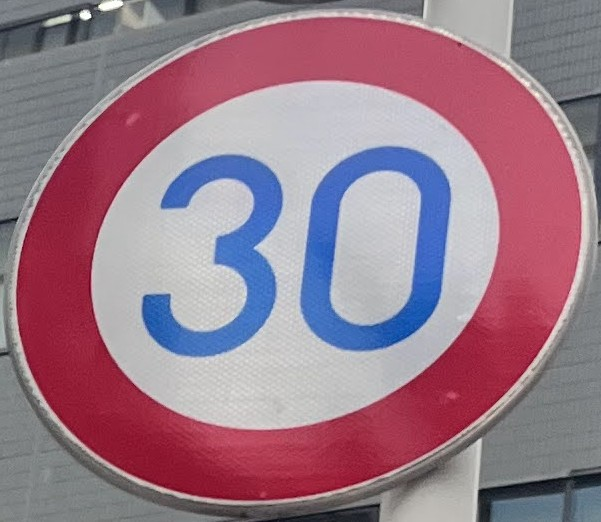
#> input picture sign_num_check/pattern_matching/speed_30-1.jpg, 601 x 522 px; its folder holds only this picture in this run
$ python check_templatedata.py
#> lines starting #> are read from the running program, lines starting #| are printed output that depends on the picture
import cv2
import numpy as np
import os
import glob
from PIL import Image, ImageOps

# ==== 設定 ====
INPUT_DIR = "python-leaning\sign_num_check\pattern_matching"        # 入力画像フォルダ
TEMPLATE_DIR = "python-leaning\sign_num_check\pattern_matching_number_temprate" # テンプレート画像フォルダ


# ==== 画像読み込み関数 ====
def load_image_exif_corrected(path, gray=False):
    """Exifを補正して画像を読み込む"""
#> called with gray = True
    img = Image.open(path)
#> img is the input picture: PIL image 601x522 RGB; mean R, G, B 153.3, 121.9, 137.4
    img = ImageOps.exif_transpose(img)
    img_np = np.array(img)

    if gray:
        if img_np.ndim == 2:
            return img_np
        return cv2.cvtColor(img_np, cv2.COLOR_RGB2GRAY)
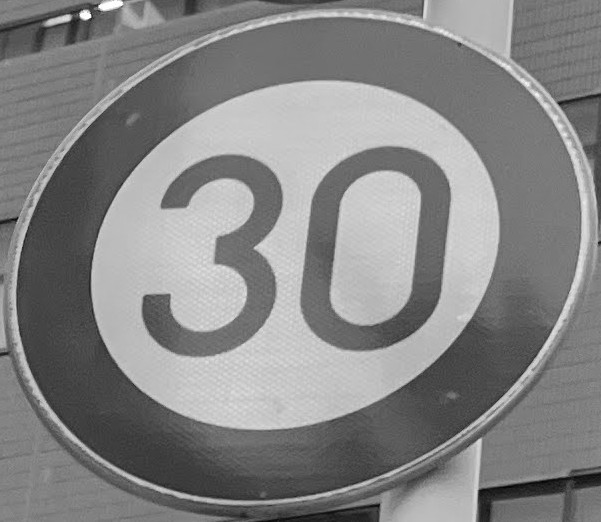
#> returned value: shape (522, 601); min 3, max 255, mean 133
    else:
        return cv2.cvtColor(img_np, cv2.COLOR_RGB2BGR)


# ==== テンプレート読み込み ====
def load_templates(template_dir):
    templates = {}
    exts = ("*.png", "*.PNG", "*.jpg", "*.JPG", "*.jpeg", "*.JPEG")
    for ext in exts:
        for path in glob.glob(os.path.join(template_dir, ext)):
            img = load_image_exif_corrected(path, gray=True)
            if img is not None:
                templates[os.path.basename(path)] = img
    print(f"Loaded {len(templates)} templates")
    return templates


# ==== マッチング処理 ====
def match_digit(part, templates, side="left"):
    best_score = -1
    best_name = None

    for name, tmpl in templates.items():
        # part と tmpl を同じ大きさにリサイズ
        tmpl_resized = cv2.resize(tmpl, (part.shape[1], part.shape[0]))

        res = cv2.matchTemplate(part, tmpl_resized, cv2.TM_CCOEFF_NORMED)
        _, max_val, _, _ = cv2.minMaxLoc(res)

        if max_val > best_score:
            best_score = max_val
            best_name = name

    print(f"{side} -> {best_name}, score={best_score:.3f}")
    return best_name, best_score


def match_templates_in_region(img_gray, region, templates):
    x, y, w, h = region
    roi = img_gray[y:y+h, x:x+w]

    mid = w // 2
    left = roi[:, :mid]
    right = roi[:, mid:]

    left_name, left_score = match_digit(left, templates, side="left")
    right_name, right_score = match_digit(right, templates, side="right")

    return (left_name, left_score), (right_name, right_score)


# ==== メイン処理 ====
if __name__ == "__main__":
    # テンプレート読み込み
    templates = load_templates(TEMPLATE_DIR)

    # 入力画像の読み込み
    input_files = []
    for ext in ("*.png", "*.PNG", "*.jpg", "*.JPG", "*.jpeg", "*.JPEG"):
        input_files.extend(glob.glob(os.path.join(INPUT_DIR, ext)))

    print(f"Found {len(input_files)} input images")

    total = 0
    correct = 0

    # 各画像に対してマッチング
    for path in input_files:
        img_gray = load_image_exif_corrected(path, gray=True)

        # ==== 矩形領域（仮置き）====
        # 実際のデータに合わせて修正してください
        h, w = img_gray.shape[:2]
#> h = 522; w = 601
        region = (w//4, h//4, w//2, h//2)  # 中央部分を仮に切り出す
#> region = (150, 130, 300, 261)

        print(f"\nProcessing {os.path.basename(path)}")
        (l_name, l_score), (r_name, r_score) = match_templates_in_region(img_gray, region, templates)
#> in match_templates_in_region, `roi = img_gray[y:y+h, x:x+w]`:
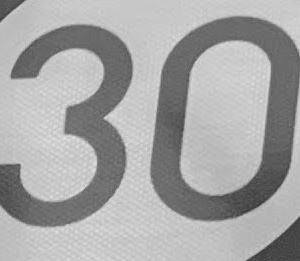
#> roi: shape (261, 300); min 46, max 229, mean 165.3
#> in match_templates_in_region, `left = roi[:, :mid]`:
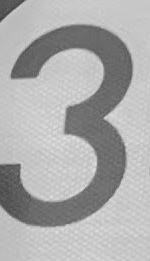
#> left: shape (261, 150); min 59, max 229, mean 172
#> in match_templates_in_region, `right = roi[:, mid:]`:
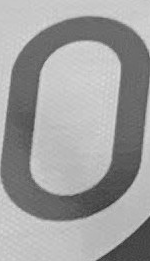
#> right: shape (261, 150); min 46, max 220, mean 158.5
#> after the loop in match_digit, `for name, tmpl in templates.items():`: best_score = -1
#| left -> None, score=-1.000
#| right -> None, score=-1.000
#> l_score = -1; r_score = -1

        if l_name is None or r_name is None:
            print(f"{os.path.basename(path)}: 認識失敗")
            continue

        result = f"{l_name[0]}{r_name[0]}"  # ファイル名の先頭文字を数字とみなす例
        print(f"推定結果: {result}  （left={l_name}, right={r_name}）")

        # ==== 正誤判定 ====
        while True:
            ans = input("この結果は正しいですか？ (y/n): ").strip().lower()
            if ans in ("y", "n"):
                break
        total += 1
        if ans == "y":
            correct += 1

    # ==== 集計結果 ====
    if total > 0:
        accuracy = correct / total * 100
        print(f"\n正答率: {correct}/{total} = {accuracy:.2f}%")
    else:
        print("処理対象がありませんでした。")
